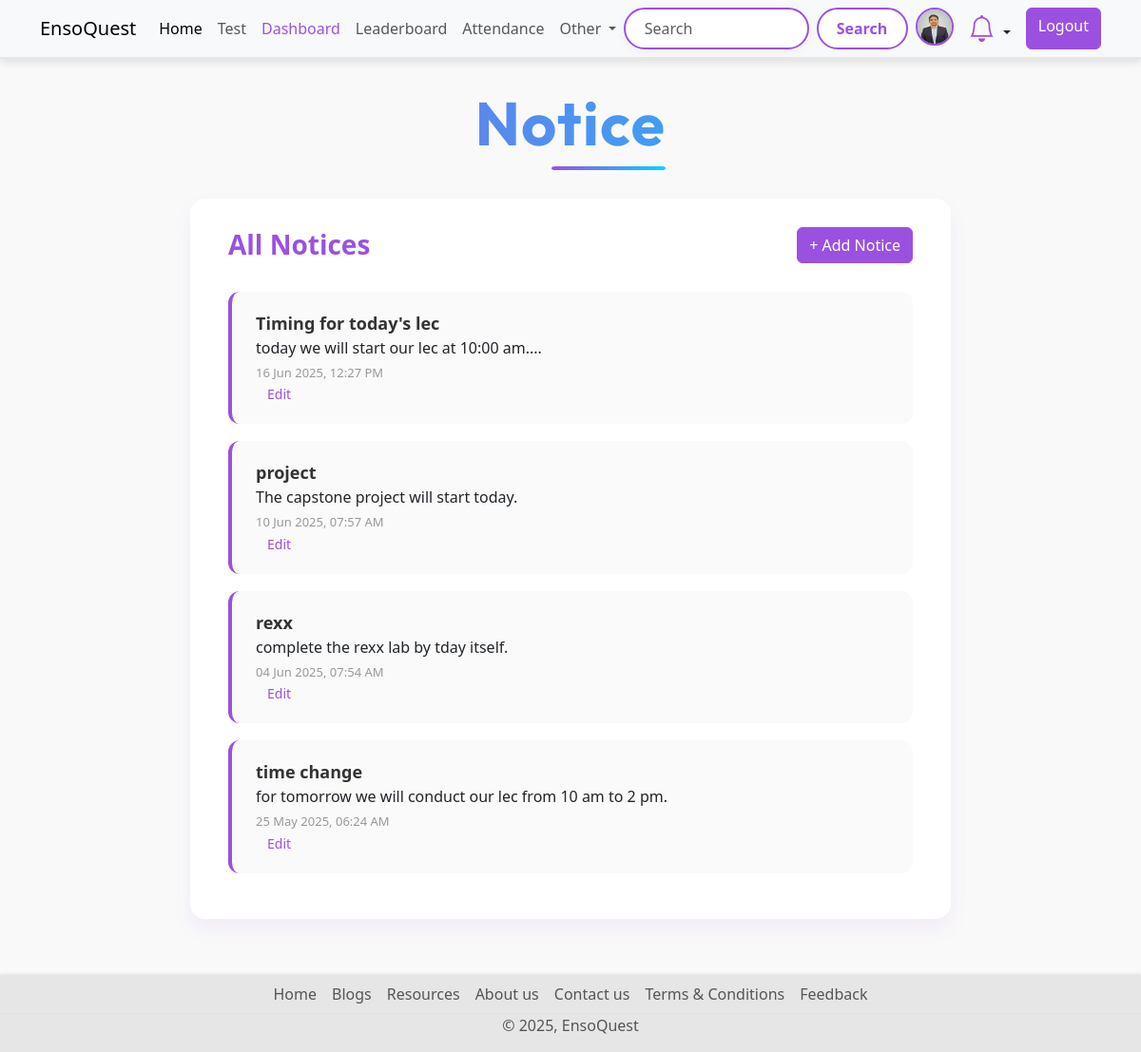
The page /notices/ (signed in) on the database its author committed.
### account/models.py (models this page shows, shortened)
class Profile(models.Model):
    user = models.OneToOneField(User,on_delete=models.CASCADE, null=True,verbose_name='User Object')
    position = models.CharField(max_length=100,blank=True,null=True)
    bio = models.TextField(blank=True,null=True)
    profile_img = models.ImageField(upload_to='profile_image', default='user.png',blank=True,null=True,verbose_name= 'Profile Pic')

### base/models.py (models this page shows, shortened)
class Notice(models.Model):
    title = models.CharField(max_length=200)
    content = models.TextField()
    created_at = models.DateTimeField(auto_now_add=True)
    updated_at = models.DateTimeField(auto_now=True)

### base/views.py (the view)
# urls.py: path('notices/', views.notice_list, name='notice_list'),
@login_required
def notice_list(request):
    notices = Notice.objects.order_by('-created_at')
    return render(request, 'notice_list.html', {'notices': notices})

### base/context_processors.py (called while the page is built)
def notification_count(request):
    if request.user.is_authenticated:
        unread_count = Notification.objects.filter(user=request.user, is_read=False).count()
        return {'unread_notification_count': unread_count}
    return {}

### Templates/notice_list.html (shortened to what this page needs)
{% extends 'index.html' %}
{% load static %}
{% block content %}
<link rel="stylesheet" href="{% static 'css/notice_list.css' %}">
<h2 class="title">Notice</h2>
<div class="notice-container">
  <div class="notice-header">
    <h2>All Notices</h2>
    {% if user.is_superuser %}
     <a href="{% url 'add_notice' %}" class="btn btn-primary">+ Add Notice</a>
    {% endif %}
  </div>
  <ul class="notice-list">
    {% for notice in notices %}
      <li>
        <strong>{{ notice.title }}</strong><br>
        {{ notice.content }}<br>
        <small>{{ notice.created_at|date:"d M Y, H:i A" }}</small>
        {% if user.is_superuser %}
          <a href="{% url 'edit_notice' notice.id %}">Edit</a>
        {% endif %}
      </li>
    {% empty %}
      <li class="empty-message">No notices available.</li>
    {% endfor %}
  </ul>
</div>
{% endblock %}

### Templates/components/navbar.html (shortened to what this page needs)
<nav class="navbar navbar-expand-lg bg-body-tertiary d-none d-lg-block">
  <div class="container">
    <a class="navbar-brand" href="{% url 'home' %}">EnsoQuest</a>
    <div class="collapse navbar-collapse" id="navbarSupportedContent">
      <ul class="navbar-nav me-auto mb-2 mb-lg-0">
        <li class="nav-item">
          <a class="nav-link active" aria-current="page" href="{% url 'home' %}">Home</a>
        </li>
        <li class="nav-item">
          <a class="nav-link" href="{% url 'all_quiz' %}">Test</a>
        </li>
        {% if request.user.is_superuser %}
          <li class="nav-item">
            <a class="nav-link" href="{% url 'dashboard' %}" style="color: #9b51e0 !important;">Dashboard</a>
          </li>
        {% endif %}
        <li class="nav-item">
          <a class="nav-link" href="{% url 'leaderboard' %}">Leaderboard</a>
        </li>
        {% if request.user.is_authenticated %}
          {% if request.user.is_superuser %}
            <li class="nav-item">
              <a class="nav-link" href="{% url 'attendance:session_list' %}">Attendance</a>
            </li>
          {% else %}
            <li class="nav-item">
              <a class="nav-link" href="{% url 'attendance:student_attendance_report' %}">Attendance</a>
            </li>
          {% endif %}
        {% endif %}
        <li class="nav-item dropdown">
          <a class="nav-link dropdown-toggle" href="#" role="button" data-bs-toggle="dropdown" aria-expanded="false">
            Other
          </a>
        </li>
      </ul>
      <form class="d-flex" role="search" action="{% url 'search_users' %}">
        <input class="form-control me-2" type="search" name="q" placeholder="Search" aria-label="Search">
        <button class="btn btn-search" type="submit">Search</button>
        {% if request.user.is_authenticated %}
          <a href="{% url 'profile' request.user.username %}" data-bs-toggle="tooltip" data-bs-placement="bottom" data-bs-title="{{ request.user.username }}" class="mx-2">
            <img src="{{ request.user.profile.profile_img.url }}" class="rounded-circle profile-img-purple" width="40" height="40" alt="profile_img">
          </a>
          <li class="nav-item dropdown list-unstyled mx-2">
            <a class="nav-link dropdown-toggle position-relative" href="#" id="notificationDropdown" data-bs-toggle="dropdown" role="button" aria-expanded="false">
              <i class="bi bi-bell fs-3 bell-purple"></i>
            </a>
          </li>
          <a href="{% url 'logout' %}" class="btn btn-log ms-2">Logout</a>
        {% else %}
          <a href="{% url 'login' %}" class="btn btn-log ms-2">Login</a>
        {% endif %}
      </form>
    </div>
  </div>
</nav>

### static/css/style.css (style rules this page uses)
.title { font-family: 'Outfit', sans-serif; font-size: clamp(2.5rem, 6vw, 4rem); font-weight: 700; background: linear-gradient(90deg, #9b51e0, #00d4ff); -webkit-background-clip: text; background-clip: text; -webkit-text-fill-color: transparent; color: transparent; opacity: 0; animation: fadeInTitle 1.3s ease-in-out forwards; margin: 2rem 0 1rem; line-height: 1.2; text-align: center; letter-spacing: 1.5px; position: relative; }
.title::after { content: ""; position: absolute; left: 50%; transform: translateX(-50%); bottom: -10px; width: 60px; height: 4px; background: linear-gradient(to right, #9b51e0, #00d4ff); border-radius: 999px; opacity: 0; animation: fadeInLine 1.5s ease-in-out forwards 0.8s; margin: 0 10px; }
body { background-color: #f9f9f9; font-family: 'Segoe UI', Tahoma, Geneva, Verdana, sans-serif; padding-top: 60px; padding-bottom: 50px; margin: 0; }
nav.navbar { position: fixed; top: 0; left: 0; right: 0; width: 100%; background-color: rgba(249, 249, 249, 0.8); box-shadow: 0 4px 8px rgba(0, 0, 0, 0.1); border-bottom: 2px solid #e6e6e6; z-index: 9999; }
.form-control[type="search"] { border: 2px solid #9b51e0; border-radius: 999px; padding: 0.5rem 1.2rem; transition: all 0.3s ease; box-shadow: 0 2px 8px rgba(155, 81, 224, 0.08); }
.navbar .btn-search { background-color: #fff; color: #9b51e0; border: 2px solid #9b51e0; border-radius: 999px; padding: 0.4rem 1.2rem; font-weight: 600; transition: all 0.3s ease; }
.navbar .btn-log, .form-inline .btn-log { background-color: #9b51e0; background: #9b51e0; border-color: #9b51e0; color: white; font-weight: 500; }
.bell-purple { color: #9b51e0 !important; }
.profile-img-purple { border: 2px solid #9b51e0; border-radius: 50%; }

### static/css/notice_list.css (style rules this page uses)
body { background-color: #f9f9f9; font-family: 'Segoe UI', Tahoma, Geneva, Verdana, sans-serif; }
.notice-container { max-width: 800px; margin: 40px auto; padding: 30px 40px; background-color: #ffffff; border-radius: 16px; box-shadow: 0 10px 20px rgba(155, 81, 224, 0.08); }
.notice-header { display: flex; justify-content: space-between; align-items: center; margin-bottom: 30px; }
.notice-header h2 { color: #9b51e0; font-size: 28px; font-weight: 700; margin: 0; }
.btn-primary { background-color: #9b51e0; border-color: #9b51e0; }
ul.notice-list { list-style: none; padding: 0; margin: 0; }
ul.notice-list li { background: #fafafa; border-left: 4px solid #9b51e0; padding: 20px 25px; margin-bottom: 18px; border-radius: 12px; transition: transform 0.2s; }
ul.notice-list li strong { font-size: 18px; color: #333; font-weight: 600; }
ul.notice-list li small { display: block; margin-top: 5px; font-size: 13px; color: #999; }
ul.notice-list li a { margin-left: 12px; font-size: 14px; font-weight: 500; color: #9b51e0; text-decoration: none; }

### rows shown on the page
Notice: title "Timing for today's lec", content "today we will start our lec at 10:00 am....", created_at "16 Jun 2025, 12:27 PM"
Notice: title "project", content "The capstone project will start today.", created_at "10 Jun 2025, 07:57 AM"
Notice: title "rexx", content "complete the rexx lab by tday itself.", created_at "04 Jun 2025, 07:54 AM"
Notice: title "time change", content "for tomorrow we will conduct our lec from 10 am to 2 pm.", created_at "25 May 2025, 06:24 AM"
